Frame 1 (no input): blank canvas, image omitted
Frame 60 (no input): blank canvas, image omitted
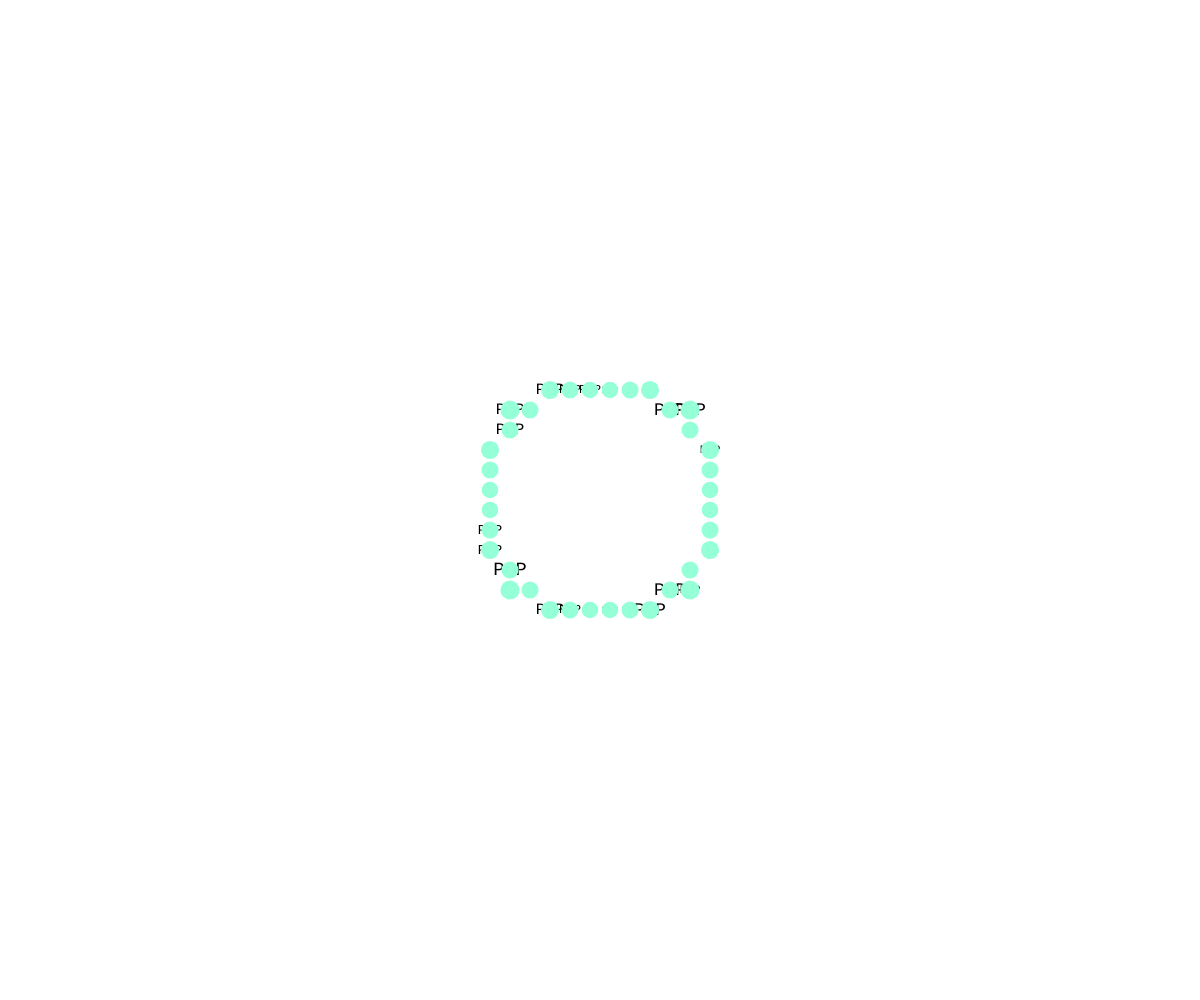
Frame 120 (the mouse pressed at the canvas centre since frame 60)

The p5.js sketch whose frames 1 and 60 were blank and that drew this single picture after the mouse press (run headless with seeded random() and noise() and a simulated clock; from frame 60 on, the mouse is pressed at the canvas centre):

// p5.js sketch
// ── sketch.js
let grids = [];
let us = [];
let choicesrgbs = [0,255];



let grid;


function setup() {
  
  createCanvas(windowWidth, windowHeight);
  colorMode(HSB, 360, 100, 100, 10);
  //background(0);

}

function mousePressed(){
   
   let grid = new Grid(); 
   grids.push(grid);
   
 }

function draw() {
  //background(0);
  blendMode(DIFFERENCE);
  //background(0);
  clear();
 
  if(grids.length > 0){
   for(i = 0; i < grids.length; i ++){

    
   grids[i].move();
   grids[i].display();
    
   }
  }
}


class Grid {
  constructor(){
    this.x = 10;
    this.y = 10;
  
    this.rippleStartX = mouseX;
    this.rippleStartY = mouseY;
    
 
      this.r = random(220);
      this.g = random(200);
      this.b = abs(120);
 

      
    this.ripple = 0;
  }
  move(){
    this.ripple = this.ripple + 2;
    
   
  }
  display(){
if(this.ripple < width/4){
    for(this.x = 10; this.x <= windowWidth; this.x = this.x + 20){
      for( this.y = 10;  this.y <= windowHeight;  this.y =  this.y + 20){
        if(dist( this.rippleStartX,this.rippleStartY,this.x, this.y) < this.ripple + 10 && dist(this.rippleStartX,this.rippleStartY,this.x, this.y) > this.ripple - 10){
          
          
          noStroke();
          fill(this.r,this.g,this.b);
        ellipse(this.x, this.y,(dist( -this.rippleStartX/2,-this.rippleStartY/2,-this.x/2, -this.y/2))*0.3);
          fill(0);
textSize(random(20,-20));
textFont('Courier');
text('POP', this.x, this.y);
textAlign(CENTER,CENTER);
  
  
        }
  
        }
      }
    }
}
  
  }
